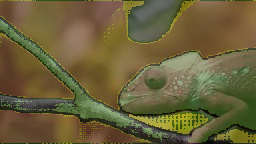
#> input picture video_filters/subject_presence/blended_segmentation.png, 256 x 144 px
$ python -i utils.py   (imports and definitions only)
#> lines starting #> are read from the running program, lines starting #| are printed output that depends on the picture
import cv2
import numpy as np
from PIL import Image
from PIL import Image


# [33 lines left out: function compute_farneback_optical_flow, not called in this run]


def compute_lk_optical_flow(frames):
    # params for ShiTomasi corner detection
    maxCorners = 50
    feature_params = dict(
        maxCorners=maxCorners, qualityLevel=0.3, minDistance=7, blockSize=7
    )
    # Parameters for lucas kanade optical flow
    lk_params = dict(
        winSize=(15, 15),
        maxLevel=2,
        criteria=(cv2.TERM_CRITERIA_EPS | cv2.TERM_CRITERIA_COUNT, 10, 0.03),
    )
    # Create some random colors
    color = np.random.randint(0, 255, (maxCorners, 3))
    # Take first frame and find corners in it
    old_frame = frames[0]
    old_gray = cv2.cvtColor(np.array(old_frame), cv2.COLOR_BGR2GRAY)
    p0 = cv2.goodFeaturesToTrack(old_gray, mask=None, **feature_params)
    # Create a mask image for drawing purposes
    mask = np.zeros_like(old_frame)

    for frame in frames[1:]:
        frame_gray = cv2.cvtColor(np.array(frame), cv2.COLOR_BGR2GRAY)
        # calculate optical flow
        p1, st, err = cv2.calcOpticalFlowPyrLK(
            old_gray, frame_gray, p0, None, **lk_params
        )
        # Select good points
        if p1 is not None:
            good_new = p1[st == 1]
            good_old = p0[st == 1]
        # draw the tracks
        for i, (new, old) in enumerate(zip(good_new, good_old)):
            a, b = new.ravel()
            c, d = old.ravel()
            mask = cv2.line(
                mask, (int(a), int(b)), (int(c), int(d)), color[i].tolist(), 2
            )
        old_gray = frame_gray.copy()
        p0 = good_new.reshape(-1, 1, 2)
    return mask


# [9 lines left out: function _downscale_maps, not called in this run]


def _motion_score(flow_maps):
    average_flow_map = np.mean(np.array(flow_maps), axis=0)
    return np.mean(average_flow_map)


def _to_image(flow_maps):
    return [Image.fromarray(np.array(flow_map)) for flow_map in flow_maps]

>>> import cv2
>>> picture = cv2.imread('../subject_presence/blended_segmentation.png', cv2.IMREAD_GRAYSCALE)
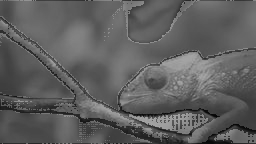
#> picture: shape (144, 256); min 3, max 172, mean 94.7
>>> result = compute_lk_optical_flow(picture)
#> in compute_lk_optical_flow, `old_frame = frames[0]`: old_frame = 256 values, max 147 at index 24, min 40 at index 189, mean 85.8
#> (the run stopped early here; a loop or call above may not have finished)
